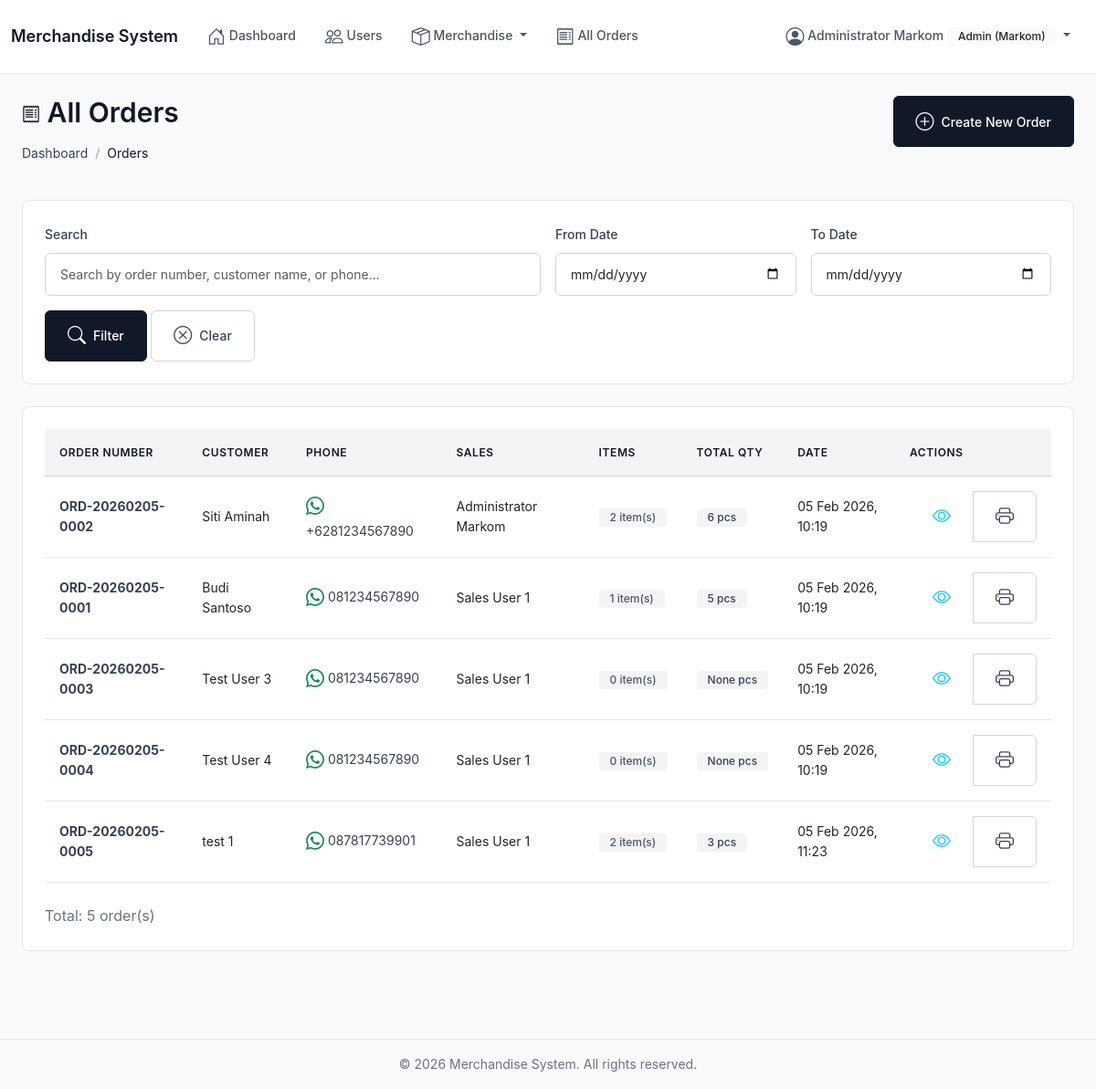
Screenshot of /orders/ (signed in) with the database file from the repository.
### accounts/models.py (models this page shows, shortened)
class User(AbstractUser):
    class Role(models.TextChoices):
        ADMIN = 'ADMIN', 'Admin (Markom)'
        SALES = 'SALES', 'Sales'
    role = models.CharField(
        max_length=10,
        choices=Role.choices,
        default=Role.SALES,
        help_text='User role: ADMIN for Markom, SALES for sales team'
    )
    full_name = models.CharField(
        max_length=255,
        help_text='Full name of the user'
    )
    phone = models.CharField(
        max_length=20,
        blank=True,
        help_text='Phone number'
    )
    class Meta:
        db_table = 'users'
        verbose_name = 'User'
        verbose_name_plural = 'Users'
        ordering = ['-date_joined']
    @property
    def is_admin(self):
        return self.role == self.Role.ADMIN
    @property
    def is_sales(self):
        return self.role == self.Role.SALES

### orders/models.py (models this page shows, shortened)
class Order(models.Model):
    order_number = models.CharField(
        max_length=50,
        unique=True,
        help_text='Auto-generated order number (ORD-YYYYMMDD-XXXX)'
    )
    customer_name = models.CharField(
        max_length=200,
        help_text='Customer full name'
    )
    customer_phone = models.CharField(
        max_length=20,
        help_text='Customer WhatsApp number'
    )
    sales_user = models.ForeignKey(
        settings.AUTH_USER_MODEL,
        on_delete=models.PROTECT,
        related_name='orders',
        help_text='Sales user who created this order'
    )
    notes = models.TextField(
        blank=True,
        help_text='Additional notes or comments'
    )
    created_at = models.DateTimeField(
        auto_now_add=True,
        help_text='Order creation timestamp'
    )
    class Meta:
        db_table = 'orders'
        verbose_name = 'Order'
        verbose_name_plural = 'Orders'
        ordering = ['-created_at']

### orders/views.py (the view)
# urls.py: path('', views.order_list, name='order_list'),
@admin_or_sales_required
def order_list(request):
    search_query = request.GET.get('search', '')
    date_from = request.GET.get('date_from', '')
    date_to = request.GET.get('date_to', '')
    if request.user.is_admin:
        orders = Order.objects.select_related('sales_user').all()
        title = 'All Orders'
    else:
        orders = Order.objects.filter(sales_user=request.user).all()
        title = 'My Orders'
    if search_query:
        orders = orders.filter(
            Q(order_number__icontains=search_query) |
            Q(customer_name__icontains=search_query) |
            Q(customer_phone__icontains=search_query)
        )
    if date_from:
        orders = orders.filter(created_at__date__gte=date_from)
    if date_to:
        orders = orders.filter(created_at__date__lte=date_to)
    orders = orders.annotate(
        item_count=Count('items'),
        total_quantity=Sum('items__quantity')
    )
    context = {
        'orders': orders,
        'title': title,
        'search_query': search_query,
        'date_from': date_from,
        'date_to': date_to
    }
    return render(request, 'orders/order_list.html', context)

### templates/orders/order_list.html (shortened to what this page needs)
{% extends 'base.html' %}
{% block content %}
<div class="container-fluid">
    <div class="row mb-4">
        <div class="col">
            <h2><i class="bi bi-receipt"></i> {{ title }}</h2>
            <nav aria-label="breadcrumb">
                <ol class="breadcrumb">
                    <li class="breadcrumb-item"><a href="{% url 'dashboard:home' %}">Dashboard</a></li>
                    <li class="breadcrumb-item active">Orders</li>
                </ol>
            </nav>
        </div>
        <div class="col-auto">
            <a href="{% url 'orders:order_create' %}" class="btn btn-primary">
                <i class="bi bi-plus-circle"></i> Create New Order
            </a>
        </div>
    </div>
    <div class="card mb-4">
        <div class="card-body">
            <form method="get" class="row g-3">
                <div class="col-md-6">
                    <label class="form-label">Search</label>
                    <input type="text" name="search" class="form-control" placeholder="Search by order number, customer name, or phone..." value="{{ search_query }}">
                </div>
                <div class="col-md-3">
                    <label class="form-label">From Date</label>
                    <input type="date" name="date_from" class="form-control" value="{{ date_from }}">
                </div>
                <div class="col-md-3">
                    <label class="form-label">To Date</label>
                    <input type="date" name="date_to" class="form-control" value="{{ date_to }}">
                </div>
                <div class="col-md-12">
                    <button type="submit" class="btn btn-primary">
                        <i class="bi bi-search"></i> Filter
                    </button>
                    <a href="{% url 'orders:order_list' %}" class="btn btn-secondary">
                        <i class="bi bi-x-circle"></i> Clear
                    </a>
                </div>
            </form>
        </div>
    </div>
    <div class="card">
        <div class="card-body">
            {% if orders %}
            <div class="table-responsive">
                <table class="table table-hover">
                    <thead>
                        <tr>
                            <th>Order Number</th>
                            <th>Customer</th>
                            <th>Phone</th>
                            {% if user.is_admin %}
                            <th>Sales</th>
                            {% endif %}
                            <th>Items</th>
                            <th>Total Qty</th>
                            <th>Date</th>
                            <th width="150">Actions</th>
                        </tr>
                    </thead>
                    <tbody>
                        {% for order in orders %}
                        <tr>
                            <td>
                                <a href="{% url 'orders:order_detail' order.pk %}" class="text-decoration-none">
                                    <strong>{{ order.order_number }}</strong>
                                </a>
                            </td>
                            <td>{{ order.customer_name }}</td>
                            <td>
                                <a href="https://wa.me/{{ order.customer_phone|cut:'+' }}" target="_blank" class="text-decoration-none">
                                    <i class="bi bi-whatsapp text-success"></i> {{ order.customer_phone }}
                                </a>
                            </td>
                            {% if user.is_admin %}
                            <td>{{ order.sales_user.full_name }}</td>
                            {% endif %}
                            <td>
                                <span class="badge bg-info">{{ order.item_count }} item(s)</span>
                            </td>
                            <td>
                                <span class="badge bg-secondary">{{ order.total_quantity }} pcs</span>
                            </td>
                            <td>{{ order.created_at|date:"d M Y, H:i" }}</td>
                            <td>
                                <div class="btn-group btn-group-sm">
                                    <a href="{% url 'orders:order_detail' order.pk %}" class="btn btn-outline-info" title="View">
                                        <i class="bi bi-eye"></i>
                                    </a>
                                    <a href="{% url 'orders:order_print' order.pk %}" class="btn btn-outline-primary" title="Print" target="_blank">
                                        <i class="bi bi-printer"></i>
                                    </a>
                                </div>
                            </td>
                        </tr>
                        {% endfor %}
                    </tbody>
                </table>
            </div>
            <div class="text-muted mt-2">
                Total: {{ orders.count }} order(s)
            </div>
            {% endif %}
        </div>
    </div>
</div>
{% endblock %}

### templates/base.html (shortened to what this page needs)
<!DOCTYPE html>
<html lang="id">
<head>
    <link href="https://cdn.jsdelivr.net/npm/bootstrap@5.3.0/dist/css/bootstrap.min.css" rel="stylesheet">
    <link rel="stylesheet" href="https://cdn.jsdelivr.net/npm/bootstrap-icons@1.11.0/font/bootstrap-icons.css">
    {% load static %}
    <link rel="stylesheet" href="{% static 'css/custom.css' %}">
</head>
<body>
    {% if user.is_authenticated %}
    <nav class="navbar navbar-expand-lg navbar-light bg-white">
        <div class="container-fluid">
            <a class="navbar-brand" href="{% url 'dashboard:home' %}">
                Merchandise System
            </a>
            <div class="collapse navbar-collapse" id="navbarNav">
                <ul class="navbar-nav me-auto">
                    <li class="nav-item">
                        <a class="nav-link" href="{% url 'dashboard:home' %}">
                            <i class="bi bi-house-door"></i> Dashboard
                        </a>
                    </li>
                    {% if user.is_admin %}
                    <li class="nav-item">
                        <a class="nav-link" href="{% url 'accounts:user_list' %}">
                            <i class="bi bi-people"></i> Users
                        </a>
                    </li>
                    <li class="nav-item dropdown">
                        <a class="nav-link dropdown-toggle" href="#" id="merchandiseDropdown" role="button" data-bs-toggle="dropdown">
                            <i class="bi bi-box-seam"></i> Merchandise
                        </a>
                    </li>
                    <li class="nav-item">
                        <a class="nav-link" href="{% url 'orders:order_list' %}">
                            <i class="bi bi-receipt"></i> All Orders
                        </a>
                    </li>
                    {% endif %}
                </ul>
                <ul class="navbar-nav">
                    <li class="nav-item dropdown">
                        <a class="nav-link dropdown-toggle" href="#" id="userDropdown" role="button" data-bs-toggle="dropdown">
                            <i class="bi bi-person-circle"></i> {{ user.full_name }}
                            <span class="badge bg-light text-dark">{{ user.get_role_display }}</span>
                        </a>
                    </li>
                </ul>
            </div>
        </div>
    </nav>
    {% endif %}
    <main class="{% if user.is_authenticated %}container-fluid py-4{% endif %}">
        {% block content %}{% endblock %}
    </main>
    {% if user.is_authenticated %}
    <footer class="bg-light text-center text-muted py-3 mt-5">
        <div class="container">
            <p class="mb-0">&copy; 2026 Merchandise System. All rights reserved.</p>
        </div>
    </footer>
    {% endif %}
</body>
</html>

### rows the page displays
User: full_name "Administrator Markom", role "Admin (Markom)"
Order: order_number "ORD-20260205-0002", customer_name "Siti Aminah", customer_phone "+6281234567890", sales_user.full_name "Administrator Markom", item_count "2", total_quantity "6", created_at "05 Feb 2026, 10:19"
Order: order_number "ORD-20260205-0001", customer_name "Budi Santoso", customer_phone "081234567890", sales_user.full_name "Sales User 1", item_count "1", total_quantity "5", created_at "05 Feb 2026, 10:19"
Order: order_number "ORD-20260205-0003", customer_name "Test User 3", customer_phone "081234567890", sales_user.full_name "Sales User 1", item_count "0", total_quantity "None", created_at "05 Feb 2026, 10:19"
Order: order_number "ORD-20260205-0004", customer_name "Test User 4", customer_phone "081234567890", sales_user.full_name "Sales User 1", item_count "0", total_quantity "None", created_at "05 Feb 2026, 10:19"
Order: order_number "ORD-20260205-0005", customer_name "test 1", customer_phone "087817739901", sales_user.full_name "Sales User 1", item_count "2", total_quantity "3", created_at "05 Feb 2026, 11:23"

### other values shown
{{ title }} "All Orders"
{{ orders.count }} "5"
